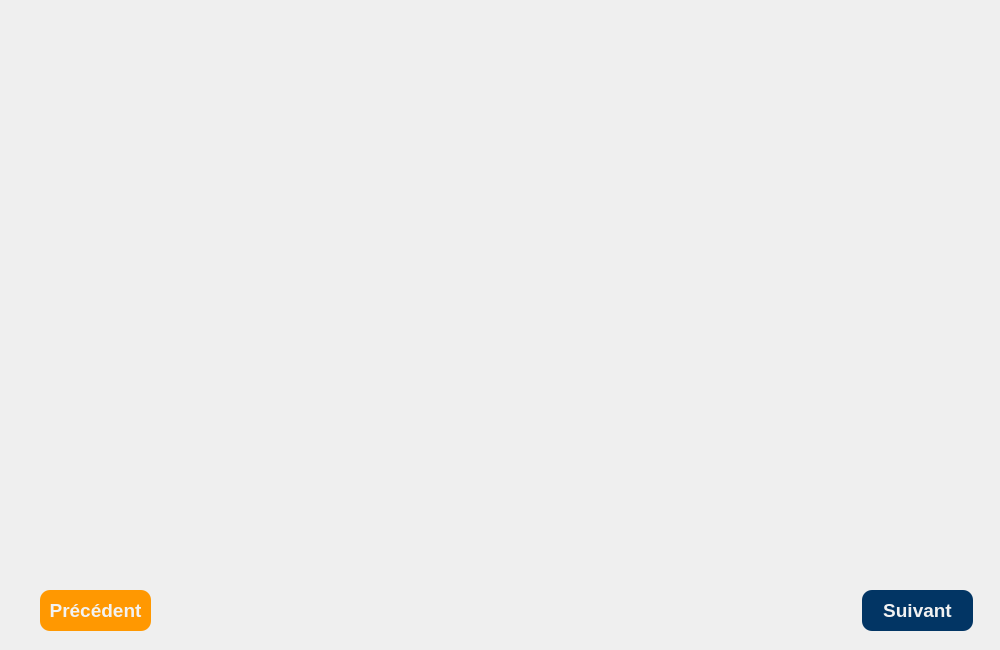
<?xml version="1.0" encoding="UTF-8"?>
<ui version="4.0">
 <class>Dialog</class>
 <widget class="QDialog" name="Dialog">
  <property name="geometry">
   <rect>
    <x>0</x>
    <y>0</y>
    <width>1000</width>
    <height>650</height>
   </rect>
  </property>
  <property name="minimumSize">
   <size>
    <width>800</width>
    <height>480</height>
   </size>
  </property>
  <property name="windowTitle">
   <string>Dialog</string>
  </property>
  <layout class="QGridLayout" name="gridLayout">
   <property name="leftMargin">
    <number>0</number>
   </property>
   <property name="topMargin">
    <number>0</number>
   </property>
   <property name="rightMargin">
    <number>0</number>
   </property>
   <property name="bottomMargin">
    <number>0</number>
   </property>
   <item row="0" column="0">
    <layout class="QHBoxLayout" name="horizontalLayout">
     <item>
      <widget class="QLabel" name="label">
       <property name="maximumSize">
        <size>
         <width>500</width>
         <height>16777215</height>
        </size>
       </property>
       <property name="text">
        <string/>
       </property>
       <property name="pixmap">
        <pixmap resource="test.qrc">:/img_back/back.png</pixmap>
       </property>
       <property name="scaledContents">
        <bool>true</bool>
       </property>
      </widget>
     </item>
     <item>
      <widget class="QWidget" name="widget" native="true">
       <layout class="QVBoxLayout" name="verticalLayout">
        <property name="leftMargin">
         <number>0</number>
        </property>
        <property name="topMargin">
         <number>0</number>
        </property>
        <property name="rightMargin">
         <number>0</number>
        </property>
        <property name="bottomMargin">
         <number>10</number>
        </property>
        <item>
         <widget class="QWidget" name="w_top" native="true">
          <property name="minimumSize">
           <size>
            <width>0</width>
            <height>70</height>
           </size>
          </property>
          <property name="maximumSize">
           <size>
            <width>16777215</width>
            <height>70</height>
           </size>
          </property>
          <layout class="QGridLayout" name="gridLayout_2"/>
         </widget>
        </item>
        <item>
         <widget class="QScrollArea" name="pnls_1">
          <property name="styleSheet">
           <string notr="true">QTextEdit
{
background:#e3e3e3;
border: 0;
border-radius: 10px;
color:#ababab;
font: 19pt &quot;Arial&quot;;
padding-left:5px;
}

QTextEdit:focus
{
color:#ff9801;
background:#f2f2f2;
border: 1px Solid #ff9801;
font: 19pt &quot;Arial&quot;;
}

QLabel
{
	color : red;
	font: 12pt &quot;Arial&quot;;

}</string>
          </property>
          <property name="frameShape">
           <enum>QFrame::NoFrame</enum>
          </property>
          <property name="frameShadow">
           <enum>QFrame::Sunken</enum>
          </property>
          <property name="lineWidth">
           <number>0</number>
          </property>
          <property name="verticalScrollBarPolicy">
           <enum>Qt::ScrollBarAsNeeded</enum>
          </property>
          <property name="widgetResizable">
           <bool>true</bool>
          </property>
          <widget class="QWidget" name="pnl_main_2">
           <property name="geometry">
            <rect>
             <x>0</x>
             <y>0</y>
             <width>492</width>
             <height>506</height>
            </rect>
           </property>
           <layout class="QVBoxLayout" name="verticalLayout_2"/>
          </widget>
         </widget>
        </item>
        <item>
         <widget class="QWidget" name="pnl_btns" native="true">
          <property name="maximumSize">
           <size>
            <width>16777215</width>
            <height>50</height>
           </size>
          </property>
          <property name="font">
           <font>
            <family>Arial Black</family>
           </font>
          </property>
          <layout class="QHBoxLayout" name="horizontalLayout_2">
           <property name="leftMargin">
            <number>27</number>
           </property>
           <property name="topMargin">
            <number>0</number>
           </property>
           <property name="rightMargin">
            <number>27</number>
           </property>
           <property name="bottomMargin">
            <number>18</number>
           </property>
           <item>
            <widget class="QPushButton" name="btn_back">
             <property name="minimumSize">
              <size>
               <width>111</width>
               <height>41</height>
              </size>
             </property>
             <property name="maximumSize">
              <size>
               <width>111</width>
               <height>41</height>
              </size>
             </property>
             <property name="font">
              <font>
               <family>Arial</family>
               <pointsize>14</pointsize>
               <weight>75</weight>
               <italic>false</italic>
               <bold>true</bold>
              </font>
             </property>
             <property name="styleSheet">
              <string notr="true">QPushButton#btn_back
{
background-color:#ff9801;
color:#f2f2f2;
border-radius: 10px;
font: 75 14pt &quot;Arial&quot;;
font-weight: bold;
}

QPushButton#btn_back:hover
{
background-color:#fbaa32;
}</string>
             </property>
             <property name="text">
              <string>Précédent</string>
             </property>
             <property name="checkable">
              <bool>false</bool>
             </property>
             <property name="flat">
              <bool>false</bool>
             </property>
            </widget>
           </item>
           <item>
            <spacer name="horizontalSpacer">
             <property name="orientation">
              <enum>Qt::Horizontal</enum>
             </property>
             <property name="sizeHint" stdset="0">
              <size>
               <width>40</width>
               <height>20</height>
              </size>
             </property>
            </spacer>
           </item>
           <item>
            <widget class="QPushButton" name="btn_next">
             <property name="minimumSize">
              <size>
               <width>111</width>
               <height>41</height>
              </size>
             </property>
             <property name="maximumSize">
              <size>
               <width>111</width>
               <height>41</height>
              </size>
             </property>
             <property name="font">
              <font>
               <family>Arial</family>
               <pointsize>14</pointsize>
               <weight>75</weight>
               <italic>false</italic>
               <bold>true</bold>
              </font>
             </property>
             <property name="styleSheet">
              <string notr="true">QPushButton#btn_next
{
background-color:rgb(2, 53, 100);
color:#f2f2f2;
border-radius: 10px;
font: 75 14pt &quot;Arial&quot;;
font-weight: bold;
}

QPushButton#btn_next:hover
{
background-color:#2d5c87;
}</string>
             </property>
             <property name="text">
              <string>Suivant</string>
             </property>
             <property name="checkable">
              <bool>false</bool>
             </property>
             <property name="flat">
              <bool>false</bool>
             </property>
            </widget>
           </item>
          </layout>
         </widget>
        </item>
       </layout>
      </widget>
     </item>
    </layout>
   </item>
  </layout>
 </widget>
 <resources>
  <include location="test.qrc"/>
 </resources>
 <connections/>
</ui>
